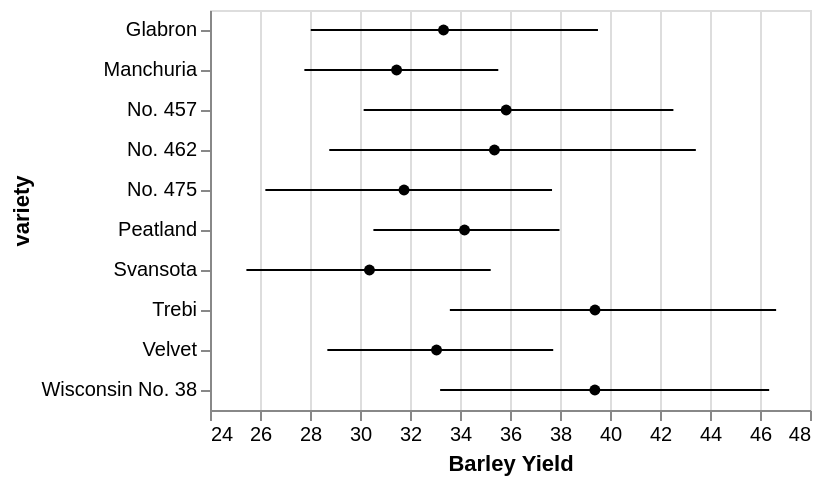

Describe this chart as a Vega-Lite specification.
### Vega-Lite specification from a JSON file in a GitHub repository (floating-point values rounded to 4 significant figures)
{"$schema": "https://vega.github.io/schema/vega-lite/v6.json", "data": {"values": [{"yield": 27, "variety": "Manchuria", "year": 1931, "site": "University Farm"}, {"yield": 48.87, "variety": "Manchuria", "year": 1931, "site": "Waseca"}, {"yield": 27.43, "variety": "Manchuria", "year": 1931, "site": "Morris"}, {"yield": 39.93, "variety": "Manchuria", "year": 1931, "site": "Crookston"}, {"yield": 32.97, "variety": "Manchuria", "year": 1931, "site": "Grand Rapids"}, {"yield": 28.97, "variety": "Manchuria", "year": 1931, "site": "Duluth"}, {"yield": 43.07, "variety": "Glabron", "year": 1931, "site": "University Farm"}, {"yield": 55.2, "variety": "Glabron", "year": 1931, "site": "Waseca"}, {"yield": 28.77, "variety": "Glabron", "year": 1931, "site": "Morris"}, {"yield": 38.13, "variety": "Glabron", "year": 1931, "site": "Crookston"}, {"yield": 29.13, "variety": "Glabron", "year": 1931, "site": "Grand Rapids"}, {"yield": 29.67, "variety": "Glabron", "year": 1931, "site": "Duluth"}, {"yield": 35.13, "variety": "Svansota", "year": 1931, "site": "University Farm"}, {"yield": 47.33, "variety": "Svansota", "year": 1931, "site": "Waseca"}, {"yield": 25.77, "variety": "Svansota", "year": 1931, "site": "Morris"}, {"yield": 40.47, "variety": "Svansota", "year": 1931, "site": "Crookston"}, {"yield": 29.67, "variety": "Svansota", "year": 1931, "site": "Grand Rapids"}, {"yield": 25.7, "variety": "Svansota", "year": 1931, "site": "Duluth"}, {"yield": 39.9, "variety": "Velvet", "year": 1931, "site": "University Farm"}, {"yield": 50.23, "variety": "Velvet", "year": 1931, "site": "Waseca"}, {"yield": 26.13, "variety": "Velvet", "year": 1931, "site": "Morris"}, {"yield": 41.33, "variety": "Velvet", "year": 1931, "site": "Crookston"}, {"yield": 23.03, "variety": "Velvet", "year": 1931, "site": "Grand Rapids"}, {"yield": 26.3, "variety": "Velvet", "year": 1931, "site": "Duluth"}, {"yield": 36.57, "variety": "Trebi", "year": 1931, "site": "University Farm"}, {"yield": 63.83, "variety": "Trebi", "year": 1931, "site": "Waseca"}, {"yield": 43.77, "variety": "Trebi", "year": 1931, "site": "Morris"}, {"yield": 46.93, "variety": "Trebi", "year": 1931, "site": "Crookston"}, {"yield": 29.77, "variety": "Trebi", "year": 1931, "site": "Grand Rapids"}, {"yield": 33.93, "variety": "Trebi", "year": 1931, "site": "Duluth"}, {"yield": 43.27, "variety": "No. 457", "year": 1931, "site": "University Farm"}, {"yield": 58.1, "variety": "No. 457", "year": 1931, "site": "Waseca"}, {"yield": 28.7, "variety": "No. 457", "year": 1931, "site": "Morris"}, {"yield": 45.67, "variety": "No. 457", "year": 1931, "site": "Crookston"}, {"yield": 32.17, "variety": "No. 457", "year": 1931, "site": "Grand Rapids"}, {"yield": 33.6, "variety": "No. 457", "year": 1931, "site": "Duluth"}, {"yield": 36.6, "variety": "No. 462", "year": 1931, "site": "University Farm"}, {"yield": 65.77, "variety": "No. 462", "year": 1931, "site": "Waseca"}, {"yield": 30.37, "variety": "No. 462", "year": 1931, "site": "Morris"}, {"yield": 48.57, "variety": "No. 462", "year": 1931, "site": "Crookston"}, {"yield": 24.93, "variety": "No. 462", "year": 1931, "site": "Grand Rapids"}, {"yield": 28.1, "variety": "No. 462", "year": 1931, "site": "Duluth"}, {"yield": 32.77, "variety": "Peatland", "year": 1931, "site": "University Farm"}, {"yield": 48.57, "variety": "Peatland", "year": 1931, "site": "Waseca"}, {"yield": 29.87, "variety": "Peatland", "year": 1931, "site": "Morris"}, {"yield": 41.6, "variety": "Peatland", "year": 1931, "site": "Crookston"}, {"yield": 34.7, "variety": "Peatland", "year": 1931, "site": "Grand Rapids"}, {"yield": 32, "variety": "Peatland", "year": 1931, "site": "Duluth"}, {"yield": 24.67, "variety": "No. 475", "year": 1931, "site": "University Farm"}, {"yield": 46.77, "variety": "No. 475", "year": 1931, "site": "Waseca"}, {"yield": 22.6, "variety": "No. 475", "year": 1931, "site": "Morris"}, {"yield": 44.1, "variety": "No. 475", "year": 1931, "site": "Crookston"}, {"yield": 19.7, "variety": "No. 475", "year": 1931, "site": "Grand Rapids"}, {"yield": 33.07, "variety": "No. 475", "year": 1931, "site": "Duluth"}, {"yield": 39.3, "variety": "Wisconsin No. 38", "year": 1931, "site": "University Farm"}, {"yield": 58.8, "variety": "Wisconsin No. 38", "year": 1931, "site": "Waseca"}, {"yield": 29.47, "variety": "Wisconsin No. 38", "year": 1931, "site": "Morris"}, {"yield": 49.87, "variety": "Wisconsin No. 38", "year": 1931, "site": "Crookston"}, {"yield": 34.47, "variety": "Wisconsin No. 38", "year": 1931, "site": "Grand Rapids"}, {"yield": 31.6, "variety": "Wisconsin No. 38", "year": 1931, "site": "Duluth"}, {"yield": 26.9, "variety": "Manchuria", "year": 1932, "site": "University Farm"}, {"yield": 33.47, "variety": "Manchuria", "year": 1932, "site": "Waseca"}, {"yield": 34.37, "variety": "Manchuria", "year": 1932, "site": "Morris"}, {"yield": 32.97, "variety": "Manchuria", "year": 1932, "site": "Crookston"}, {"yield": 22.13, "variety": "Manchuria", "year": 1932, "site": "Grand Rapids"}, {"yield": 22.57, "variety": "Manchuria", "year": 1932, "site": "Duluth"}, {"yield": 36.8, "variety": "Glabron", "year": 1932, "site": "University Farm"}, {"yield": 37.73, "variety": "Glabron", "year": 1932, "site": "Waseca"}, {"yield": 35.13, "variety": "Glabron", "year": 1932, "site": "Morris"}, {"yield": 26.17, "variety": "Glabron", "year": 1932, "site": "Crookston"}, {"yield": 14.43, "variety": "Glabron", "year": 1932, "site": "Grand Rapids"}, {"yield": 25.87, "variety": "Glabron", "year": 1932, "site": "Duluth"}, {"yield": 27.43, "variety": "Svansota", "year": 1932, "site": "University Farm"}, {"yield": 38.5, "variety": "Svansota", "year": 1932, "site": "Waseca"}, {"yield": 35.03, "variety": "Svansota", "year": 1932, "site": "Morris"}, {"yield": 20.63, "variety": "Svansota", "year": 1932, "site": "Crookston"}, {"yield": 16.63, "variety": "Svansota", "year": 1932, "site": "Grand Rapids"}, {"yield": 22.23, "variety": "Svansota", "year": 1932, "site": "Duluth"}, {"yield": 26.8, "variety": "Velvet", "year": 1932, "site": "University Farm"}, {"yield": 37.4, "variety": "Velvet", "year": 1932, "site": "Waseca"}, {"yield": 38.83, "variety": "Velvet", "year": 1932, "site": "Morris"}, {"yield": 32.07, "variety": "Velvet", "year": 1932, "site": "Crookston"}, {"yield": 32.23, "variety": "Velvet", "year": 1932, "site": "Grand Rapids"}, {"yield": 22.47, "variety": "Velvet", "year": 1932, "site": "Duluth"}, {"yield": 29.07, "variety": "Trebi", "year": 1932, "site": "University Farm"}, {"yield": 49.23, "variety": "Trebi", "year": 1932, "site": "Waseca"}, {"yield": 46.63, "variety": "Trebi", "year": 1932, "site": "Morris"}, {"yield": 41.83, "variety": "Trebi", "year": 1932, "site": "Crookston"}, {"yield": 20.63, "variety": "Trebi", "year": 1932, "site": "Grand Rapids"}, {"yield": 30.6, "variety": "Trebi", "year": 1932, "site": "Duluth"}, {"yield": 26.43, "variety": "No. 457", "year": 1932, "site": "University Farm"}, {"yield": 42.2, "variety": "No. 457", "year": 1932, "site": "Waseca"}, {"yield": 43.53, "variety": "No. 457", "year": 1932, "site": "Morris"}, {"yield": 34.33, "variety": "No. 457", "year": 1932, "site": "Crookston"}, {"yield": 19.47, "variety": "No. 457", "year": 1932, "site": "Grand Rapids"}, {"yield": 22.7, "variety": "No. 457", "year": 1932, "site": "Duluth"}, {"yield": 25.57, "variety": "No. 462", "year": 1932, "site": "University Farm"}, {"yield": 44.7, "variety": "No. 462", "year": 1932, "site": "Waseca"}, {"yield": 47, "variety": "No. 462", "year": 1932, "site": "Morris"}, {"yield": 30.53, "variety": "No. 462", "year": 1932, "site": "Crookston"}, {"yield": 19.9, "variety": "No. 462", "year": 1932, "site": "Grand Rapids"}, {"yield": 22.5, "variety": "No. 462", "year": 1932, "site": "Duluth"}, {"yield": 28.07, "variety": "Peatland", "year": 1932, "site": "University Farm"}, {"yield": 36.03, "variety": "Peatland", "year": 1932, "site": "Waseca"}, {"yield": 43.2, "variety": "Peatland", "year": 1932, "site": "Morris"}, {"yield": 25.23, "variety": "Peatland", "year": 1932, "site": "Crookston"}, {"yield": 26.77, "variety": "Peatland", "year": 1932, "site": "Grand Rapids"}, {"yield": 31.37, "variety": "Peatland", "year": 1932, "site": "Duluth"}, {"yield": 30, "variety": "No. 475", "year": 1932, "site": "University Farm"}, {"yield": 41.27, "variety": "No. 475", "year": 1932, "site": "Waseca"}, {"yield": 44.23, "variety": "No. 475", "year": 1932, "site": "Morris"}, {"yield": 32.13, "variety": "No. 475", "year": 1932, "site": "Crookston"}, {"yield": 15.23, "variety": "No. 475", "year": 1932, "site": "Grand Rapids"}, {"yield": 27.37, "variety": "No. 475", "year": 1932, "site": "Duluth"}, {"yield": 38, "variety": "Wisconsin No. 38", "year": 1932, "site": "University Farm"}, {"yield": 58.17, "variety": "Wisconsin No. 38", "year": 1932, "site": "Waseca"}, {"yield": 47.17, "variety": "Wisconsin No. 38", "year": 1932, "site": "Morris"}, {"yield": 35.9, "variety": "Wisconsin No. 38", "year": 1932, "site": "Crookston"}, {"yield": 20.67, "variety": "Wisconsin No. 38", "year": 1932, "site": "Grand Rapids"}, {"yield": 29.33, "variety": "Wisconsin No. 38", "year": 1932, "site": "Duluth"}]}, "encoding": {"y": {"field": "variety", "type": "ordinal"}}, "layer": [{"mark": {"type": "point", "filled": true}, "encoding": {"x": {"aggregate": "mean", "field": "yield", "type": "quantitative", "scale": {"zero": false}, "title": "Barley Yield"}, "color": {"value": "black"}}}, {"mark": {"type": "errorbar", "extent": "ci"}, "encoding": {"x": {"field": "yield", "type": "quantitative", "title": "Barley Yield"}}}]}
